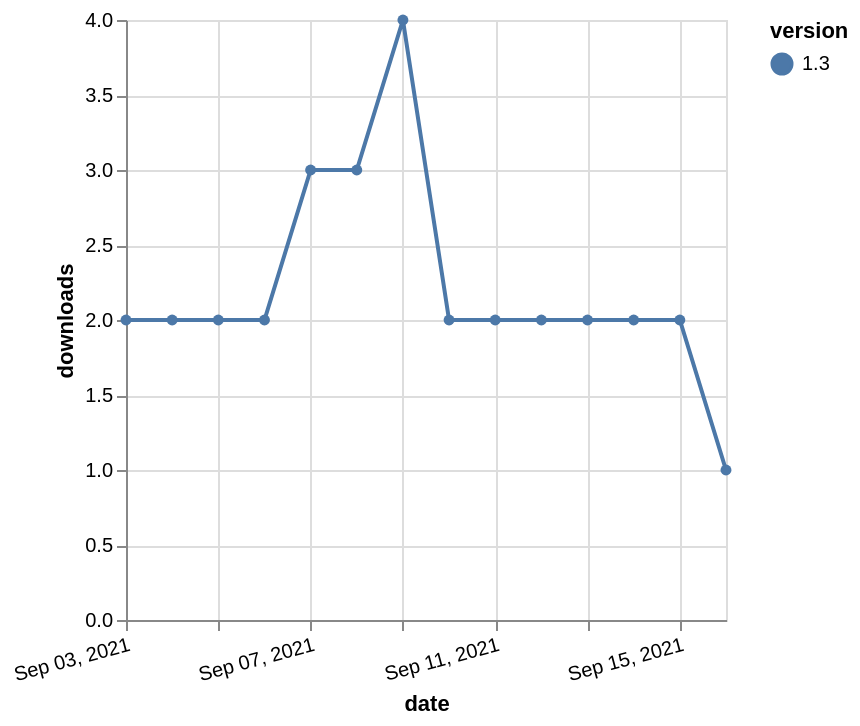

Source (Vega-Lite JSON):
### Vega-Lite specification from a JSON file in a GitHub repository (floating-point values rounded to 4 significant figures)
{"$schema": "https://vega.github.io/schema/vega-lite/v5.json", "description": "A simple bar chart with embedded data.", "data": {"values": [{"date": "2021-09-03", "total": 2294, "delta": 2, "version": "1.3"}, {"date": "2021-09-04", "total": 2296, "delta": 2, "version": "1.3"}, {"date": "2021-09-05", "total": 2298, "delta": 2, "version": "1.3"}, {"date": "2021-09-06", "total": 2300, "delta": 2, "version": "1.3"}, {"date": "2021-09-07", "total": 2303, "delta": 3, "version": "1.3"}, {"date": "2021-09-08", "total": 2306, "delta": 3, "version": "1.3"}, {"date": "2021-09-09", "total": 2310, "delta": 4, "version": "1.3"}, {"date": "2021-09-10", "total": 2312, "delta": 2, "version": "1.3"}, {"date": "2021-09-11", "total": 2314, "delta": 2, "version": "1.3"}, {"date": "2021-09-12", "total": 2316, "delta": 2, "version": "1.3"}, {"date": "2021-09-13", "total": 2318, "delta": 2, "version": "1.3"}, {"date": "2021-09-14", "total": 2320, "delta": 2, "version": "1.3"}, {"date": "2021-09-15", "total": 2322, "delta": 2, "version": "1.3"}, {"date": "2021-09-16", "total": 2323, "delta": 1, "version": "1.3"}]}, "width": "container", "mark": {"type": "line", "point": {"filled": true}}, "encoding": {"x": {"field": "date", "type": "temporal", "timeUnit": "yearmonthdate", "title": "date", "axis": {"labelAngle": -15}}, "y": {"field": "delta", "type": "quantitative", "title": "downloads"}, "color": {"field": "version", "type": "nominal"}, "tooltip": {"field": "delta"}}}
